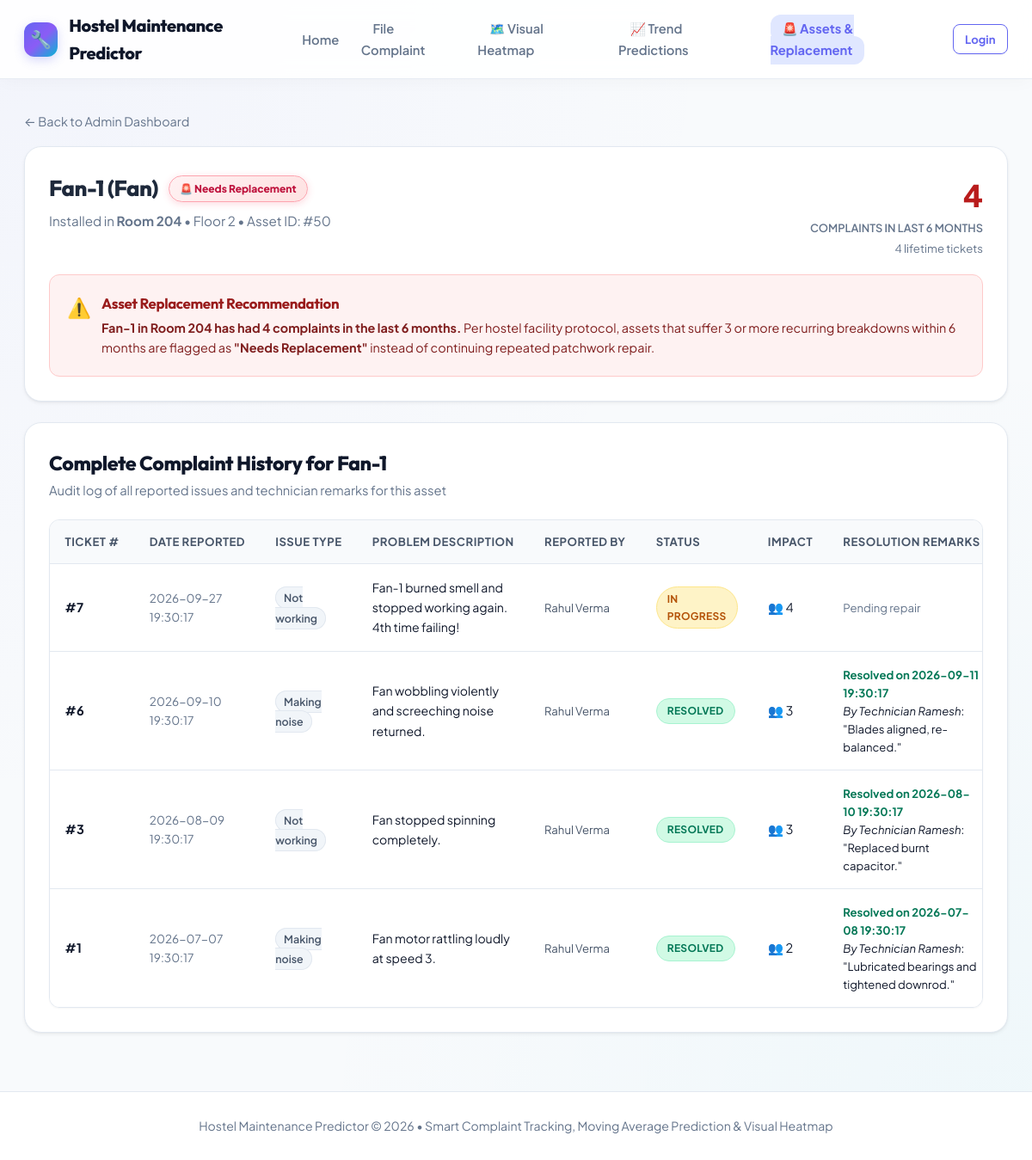
The app's page /asset/50 with its own data.
### tables this page shows
CREATE TABLE assets (
        id INTEGER PRIMARY KEY AUTOINCREMENT,
        room_no TEXT NOT NULL,
        floor INTEGER NOT NULL,
        asset_type TEXT NOT NULL CHECK(asset_type IN ('Fan', 'Light', 'Geyser', 'Tap', 'Switchboard', 'Other')),
        asset_code TEXT NOT NULL
    );

CREATE TABLE complaints (
        id INTEGER PRIMARY KEY AUTOINCREMENT,
        user_id INTEGER,
        asset_id INTEGER NOT NULL,
        room_no TEXT NOT NULL,
        floor INTEGER NOT NULL,
        issue_type TEXT NOT NULL CHECK(issue_type IN ('Not working', 'Damaged', 'Making noise', 'Other')),
        description TEXT NOT NULL,
        date_filed TEXT NOT NULL,
        status TEXT NOT NULL CHECK(status IN ('Pending', 'In Progress', 'Resolved')) DEFAULT 'Pending',
        is_anonymous INTEGER NOT NULL DEFAULT 0,
        affected_students_count INTEGER NOT NULL DEFAULT 1,
        FOREIGN KEY (user_id) REFERENCES users (id),
        FOREIGN KEY (asset_id) REFERENCES assets (id)
    );

CREATE TABLE users (
        id INTEGER PRIMARY KEY AUTOINCREMENT,
        name TEXT NOT NULL,
        email TEXT UNIQUE NOT NULL,
        password TEXT NOT NULL,
        role TEXT NOT NULL CHECK(role IN ('student', 'admin')),
        room_no TEXT,
        floor INTEGER
    );

CREATE TABLE resolution_log (
        id INTEGER PRIMARY KEY AUTOINCREMENT,
        complaint_id INTEGER NOT NULL,
        resolved_date TEXT NOT NULL,
        resolved_by TEXT NOT NULL,
        remarks TEXT NOT NULL,
        FOREIGN KEY (complaint_id) REFERENCES complaints (id)
    );

### app.py (the view)
@app.route('/asset/<int:asset_id>')
def asset_history(asset_id):
    conn = get_db()
    cursor = conn.cursor()
    cursor.execute("SELECT * FROM assets WHERE id = ?", (asset_id,))
    asset = cursor.fetchone()
    if not asset:
        flash('Asset not found.', 'danger')
        conn.close()
        return redirect(url_for('index'))
    six_months_ago = (datetime.now() - timedelta(days=180)).strftime('%Y-%m-%d %H:%M:%S')
    cursor.execute('''
        SELECT
            c.*,
            u.name AS student_name,
            r.resolved_date, r.resolved_by, r.remarks
        FROM complaints c
        LEFT JOIN users u ON c.user_id = u.id
        LEFT JOIN resolution_log r ON c.id = r.complaint_id
        WHERE c.asset_id = ?
        ORDER BY c.date_filed DESC
    ''', (asset_id,))
    raw_history = cursor.fetchall()
    history = []
    recent_complaints_6m = 0
    for r in raw_history:
        item = dict(r)
        if (item.get('date_filed') or '') >= six_months_ago:
            recent_complaints_6m += 1
        if item['is_anonymous']:
            item['display_reporter'] = f"Anonymous Student, Room {item['room_no']}"
        elif item['student_name']:
            item['display_reporter'] = item['student_name']
        else:
            item['display_reporter'] = "Resident"
        history.append(item)
    needs_replacement = recent_complaints_6m >= 3
    conn.close()
    return render_template(
        'asset_history.html',
        asset=asset,
        history=history,
        total_complaints=len(history),
        recent_complaints_6m=recent_complaints_6m,
        needs_replacement=needs_replacement
    )

### app.py (called while the page is built)
@app.context_processor
def inject_user():
    return {
        'current_user': {
            'id': session.get('user_id'),
            'name': session.get('name'),
            'email': session.get('email'),
            'role': session.get('role'),
            'room_no': session.get('room_no'),
            'floor': session.get('floor')
        } if 'user_id' in session else None,
        'current_time': datetime.now()
    }

### models.py (called while the page is built)
def get_db():
    conn = sqlite3.connect(DB_PATH)
    conn.row_factory = sqlite3.Row
    return conn

### templates/asset_history.html (shortened to what this page needs)
{% extends "base.html" %}
{% block content %}
<div style="margin-bottom: 1rem;">
  <a href="{{ url_for('admin_dashboard') }}" style="color: var(--text-muted); font-size: 0.9rem;">&larr; Back to Admin Dashboard</a>
</div>
<div class="panel-card" style="margin-bottom: 1.5rem;">
  <div style="display: flex; justify-content: space-between; align-items: flex-start; flex-wrap: wrap; gap: 1rem;">
    <div>
      <div style="display: flex; align-items: center; gap: 0.75rem; margin-bottom: 0.35rem;">
        <h1 style="font-size: 1.6rem; font-weight: 800; color: #1e293b;">
          {{ asset.asset_code }} ({{ asset.asset_type }})
        </h1>
        {% if needs_replacement %}
          <span class="badge-replacement">
            🚨 Needs Replacement
          </span>
        {% else %}
          <span class="status-badge status-resolved">
            ✓ Normal Maintenance
          </span>
        {% endif %}
      </div>
      <p style="color: var(--text-muted); font-size: 0.95rem;">
        Installed in <strong>Room {{ asset.room_no }}</strong> &bull; Floor {{ asset.floor }} &bull; Asset ID: #{{ asset.id }}
      </p>
    </div>
    <div style="text-align: right;">
      <div style="font-size: 2.2rem; font-weight: 800; color: {% if needs_replacement %}#b91c1c{% else %}#1e293b{% endif %};">
        {{ recent_complaints_6m }}
      </div>
      <div style="font-size: 0.8rem; text-transform: uppercase; color: var(--text-muted); font-weight: 600;">
        Complaints in Last 6 Months
      </div>
      <div style="font-size: 0.82rem; color: #64748b; margin-top: 2px;">
        {{ total_complaints }} lifetime tickets
      </div>
    </div>
  </div>
  {% if needs_replacement %}
  <div style="margin-top: 1.25rem; padding: 1.25rem; background: #fef2f2; border: 1px solid #fecaca; border-radius: var(--radius-md);">
    <div style="display: flex; gap: 0.75rem;">
      <span style="font-size: 1.4rem;">⚠️</span>
      <div>
        <h3 style="color: #991b1b; font-size: 1.05rem; font-weight: 700; margin-bottom: 0.25rem;">
          Asset Replacement Recommendation
        </h3>
        <p style="color: #7f1d1d; font-size: 0.9rem;">
          <strong>{{ asset.asset_code }} in Room {{ asset.room_no }} has had {{ recent_complaints_6m }} complaints in the last 6 months.</strong>
          Per hostel facility protocol, assets that suffer 3 or more recurring breakdowns within 6 months are flagged as <strong>"Needs Replacement"</strong> instead of continuing repeated patchwork repair.
        </p>
      </div>
    </div>
  </div>
  {% endif %}
</div>
<div class="panel-card">
  <div class="section-header">
    <div>
      <h2 class="section-title">Complete Complaint History for {{ asset.asset_code }}</h2>
      <p class="section-desc">Audit log of all reported issues and technician remarks for this asset</p>
    </div>
  </div>
  {% if history %}
    <div class="table-responsive">
      <table class="data-table">
        <thead>
          <tr>
            <th>Ticket #</th>
            <th>Date Reported</th>
            <th>Issue Type</th>
            <th>Problem Description</th>
            <th>Reported By</th>
            <th>Status</th>
            <th>Impact</th>
            <th>Resolution Remarks</th>
          </tr>
        </thead>
        <tbody>
          {% for c in history %}
          <tr>
            <td><strong>#{{ c.id }}</strong></td>
            <td style="font-size: 0.85rem; color: var(--text-muted);">{{ c.date_filed }}</td>
            <td><span class="badge-normal" style="font-weight: 600;">{{ c.issue_type }}</span></td>
            <td style="max-width: 250px;">
              <span style="font-size: 0.88rem;">{{ c.description }}</span>
            </td>
            <td>
              <span style="font-size: 0.82rem; color: #475569;">{{ c.display_reporter }}</span>
            </td>
            <td>
              {% if c.status == 'Pending' %}
                <span class="status-badge status-pending">Pending</span>
              {% elif c.status == 'In Progress' %}
                <span class="status-badge status-inprogress">In Progress</span>
              {% else %}
                <span class="status-badge status-resolved">Resolved</span>
              {% endif %}
            </td>
            <td>👥 {{ c.affected_students_count }}</td>
            <td>
              {% if c.status == 'Resolved' %}
                <div style="font-size: 0.82rem;">
                  <strong style="color: #047857;">Resolved on {{ c.resolved_date }}</strong><br>
                  <em>By {{ c.resolved_by }}</em>: "{{ c.remarks }}"
                </div>
              {% else %}
                <span style="font-size: 0.82rem; color: var(--text-muted);">Pending repair</span>
              {% endif %}
            </td>
          </tr>
          {% endfor %}
        </tbody>
      </table>
    </div>
  {% else %}
    <p style="text-align: center; color: var(--text-muted); padding: 2rem;">No complaints recorded for this asset.</p>
  {% endif %}
</div>
{% endblock %}

### static/style.css (style rules this page uses)
:root { --primary: #6366f1; --primary-hover: #4f46e5; --primary-dark: #3730a3; --primary-light: #e0e7ff; --primary-glow: rgba(99, 102, 241, 0.25); --secondary: #06b6d4; --secondary-glow: rgba(6, 182, 212, 0.25); --accent: #8b5cf6; --accent-glow: rgba(139, 92, 246, 0.25); --bg-main: #f8fafc; --bg-card: #ffffff; --bg-glass: rgba(255, 255, 255, 0.85); --text-main: #0f172a; --text-secondary: #334155; --text-muted: #64748b; --border-color: #e2e8f0; --border-hover: #cbd5e1; --success: #10b981; --success-light: #ecfdf5; --success-glow: rgba(16, 185, 129, 0.2); --warning: #f59e0b; --warning-light: #fffbeb; --warning-glow: rgba(245, 158, 11, 0.2); --danger: #f43f5e; --danger-light: #fff1f2; --danger-glow: rgba(244, 63, 94, 0.2); --shadow-xs: 0 1px 2px rgba(0, 0, 0, 0.04); --shadow-sm: 0 2px 4px rgba(0, 0, 0, 0.05), 0 1px 2px rgba(0, 0, 0, 0.04); --shadow-md: 0 8px 16px -2px rgba(0, 0, 0, 0.06), 0 4px 6px -2px rgba(0, 0, 0, 0.04); --shadow-lg: 0 20px 25px -5px rgba(0, 0, 0, 0.08), 0 8px 10px -6px rgba(0, 0, 0, 0.04); --shadow-glow: 0 0 20px var(--primary-glow); --radius-sm: 8px; --radius-md: 12px; --radius-lg: 20px; --radius-full: 9999px; --transition-fast: all 0.15s cubic-bezier(0.4, 0, 0.2, 1); --transition: all 0.25s cubic-bezier(0.16, 1, 0.3, 1); --transition-bounce: all 0.35s cubic-bezier(0.34, 1.56, 0.64, 1); }
* { box-sizing: border-box; margin: 0; padding: 0; }
body { font-family: 'Plus Jakarta Sans', system-ui, -apple-system, sans-serif; background-color: var(--bg-main); background-image: radial-gradient(at 0% 0%, rgba(99, 102, 241, 0.04) 0px, transparent 50%), radial-gradient(at 100% 100%, rgba(6, 182, 212, 0.04) 0px, transparent 50%); background-attachment: fixed; color: var(--text-main); line-height: 1.6; min-height: 100vh; display: flex; flex-direction: column; -webkit-font-smoothing: antialiased; }
h1, h2, h3, h4, .brand-logo { font-family: 'Outfit', 'Plus Jakarta Sans', sans-serif; letter-spacing: -0.02em; }
a { color: var(--primary); text-decoration: none; transition: var(--transition); }
.section-header { display: flex; justify-content: space-between; align-items: center; margin-bottom: 1.35rem; flex-wrap: wrap; gap: 1rem; }
.section-title { font-size: 1.45rem; font-weight: 800; color: var(--text-main); }
.section-desc { font-size: 0.92rem; color: var(--text-muted); margin-top: 2px; }
.panel-card { background: var(--bg-card); border: 1px solid var(--border-color); border-radius: var(--radius-lg); box-shadow: var(--shadow-sm); padding: 1.75rem; margin-bottom: 2rem; transition: var(--transition); }
.table-responsive { overflow-x: auto; border-radius: var(--radius-md); border: 1px solid var(--border-color); background: white; box-shadow: var(--shadow-xs); }
.data-table { width: 100%; border-collapse: collapse; text-align: left; font-size: 0.91rem; }
.data-table th { background: #f8fafc; color: #475569; font-weight: 700; font-size: 0.82rem; text-transform: uppercase; letter-spacing: 0.5px; padding: 0.9rem 1.1rem; border-bottom: 1px solid var(--border-color); white-space: nowrap; }
.data-table td { padding: 1rem 1.1rem; border-bottom: 1px solid var(--border-color); color: var(--text-main); transition: background-color 0.15s ease; }
.data-table tbody tr:last-child td { border-bottom: none; }
.status-badge { display: inline-flex; align-items: center; gap: 0.35rem; padding: 0.28rem 0.75rem; border-radius: var(--radius-full); font-size: 0.75rem; font-weight: 700; letter-spacing: 0.3px; text-transform: uppercase; }
.status-inprogress { background: #fef3c7; color: #b45309; border: 1px solid #fde68a; }
.status-resolved { background: #d1fae5; color: #047857; border: 1px solid #a7f3d0; }
.badge-replacement { background: linear-gradient(135deg, #fff1f2 0%, #fee2e2 100%); color: #be123c; border: 1.5px solid #fda4af; padding: 0.3rem 0.75rem; border-radius: var(--radius-full); font-size: 0.75rem; font-weight: 800; display: inline-flex; align-items: center; gap: 0.4rem; box-shadow: 0 2px 8px var(--danger-glow); animation: pulsing-glow 2s infinite cubic-bezier(0.4, 0, 0.6, 1); }
.badge-normal { background: #f1f5f9; color: #475569; padding: 0.25rem 0.55rem; border-radius: var(--radius-full); font-size: 0.78rem; font-weight: 600; border: 1px solid var(--border-color); }

### records on screen
assets: asset_code "Fan-1", asset_type "Fan", room_no "204", floor "2", id "50"
complaints: id "7", date_filed "2026-09-27 19:30:17", issue_type "Not working", description "Fan-1 burned smell and stopped working again. 4th time failing!", display_reporter "Rahul Verma", status "IN PROGRESS", affected_students_count "4"
resolution_log: id "6", date_filed "2026-09-10 19:30:17", issue_type "Making noise", description "Fan wobbling violently and screeching noise returned.", display_reporter "Rahul Verma", shows "RESOLVED", affected_students_count "3", resolved_date "2026-09-11 19:30:17", resolved_by "Technician Ramesh", remarks "Blades aligned, re-balanced."
resolution_log: id "3", date_filed "2026-08-09 19:30:17", issue_type "Not working", description "Fan stopped spinning completely.", display_reporter "Rahul Verma", shows "RESOLVED", affected_students_count "3", resolved_date "2026-08-10 19:30:17", resolved_by "Technician Ramesh", remarks "Replaced burnt capacitor."
resolution_log: id "1", date_filed "2026-07-07 19:30:17", issue_type "Making noise", description "Fan motor rattling loudly at speed 3.", display_reporter "Rahul Verma", shows "RESOLVED", affected_students_count "2", resolved_date "2026-07-08 19:30:17", resolved_by "Technician Ramesh", remarks "Lubricated bearings and tightened downrod."

### other values on screen
{{ recent_complaints_6m }} "4"
{{ total_complaints }} "4"
